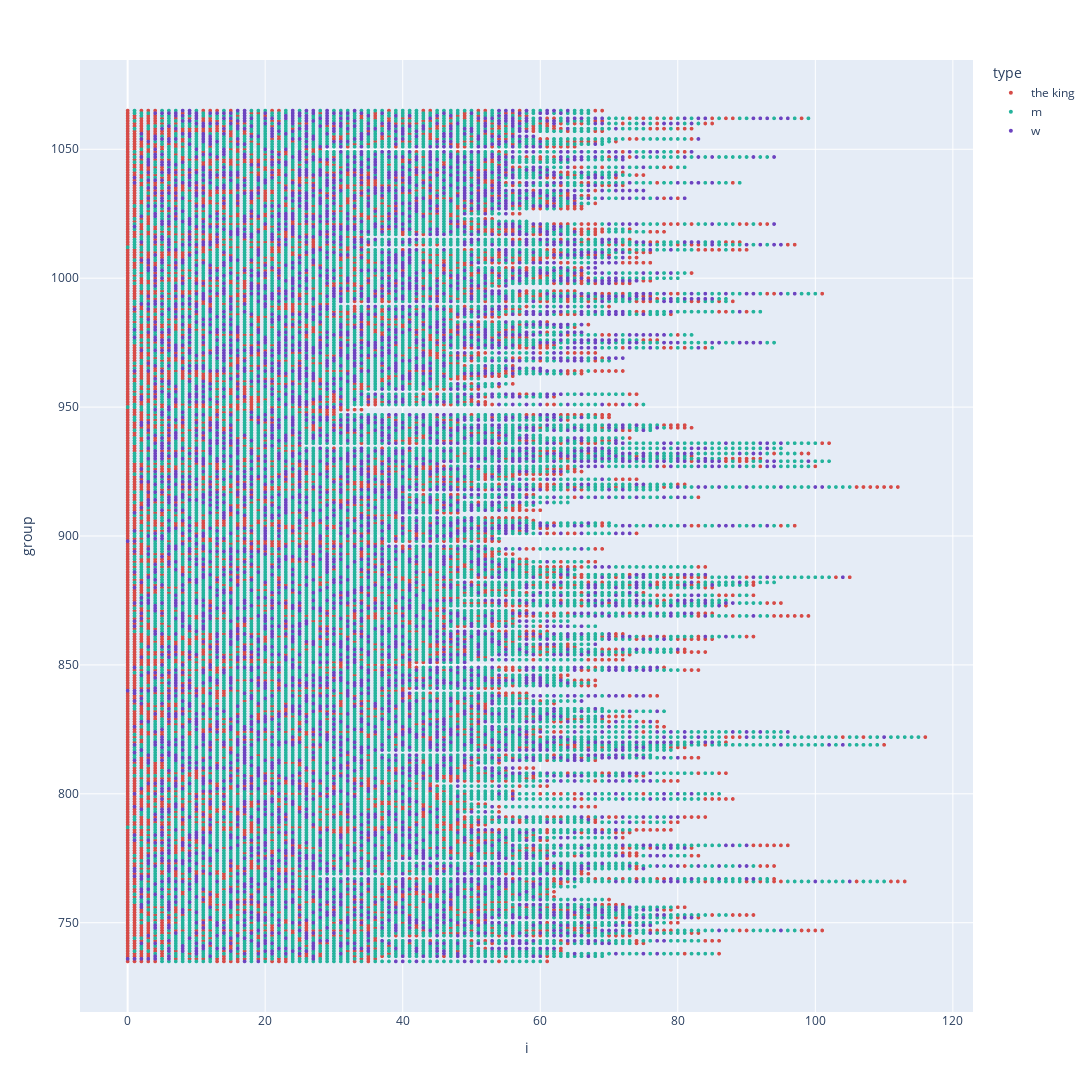

Here is the notebook cell this chart was saved with:
### Markdown cell above
## The same but interactive

### Code cell
import plotly.express as px
#df_sitzung = pd.DataFrame(records)

fig = px.scatter(df_sitzung,
    x="i", y="group",
    color="type",
    hover_data={"sitzung_date": "|%Y-%m-%d %H:00"},
    width=1200, height=2200,
    color_discrete_sequence=["#d64b47", "#24b39c", "#6c43c0"])

# Change marker size
fig.update_traces(marker=dict(size=4), selector=dict(mode='markers'))

fig.show()

### Figure 1 — Plotly figure (JSON) as saved in the notebook; plotly's stock layout.template omitted (floating-point values rounded to 4 significant figures; data arrays with more than 128 entries replaced by an {"elided": "..."} marker saying what was removed)
{"data": [{"customdata": {"elided": "4977x1 str values"}, "hovertemplate": "type=the king<br>i=%{x}<br>group=%{y}<br>sitzung_date=%{customdata[0]|%Y-%m-%d %H:00}<extra></extra>", "legendgroup": "the king", "marker": {"color": "#d64b47", "size": 4, "symbol": "circle"}, "mode": "markers", "name": "the king", "showlegend": true, "type": "scattergl", "x": {"elided": "4977 int values"}, "xaxis": "x", "y": {"elided": "4977 int values"}, "yaxis": "y"}, {"customdata": {"elided": "12099x1 str values"}, "hovertemplate": "type=m<br>i=%{x}<br>group=%{y}<br>sitzung_date=%{customdata[0]|%Y-%m-%d %H:00}<extra></extra>", "legendgroup": "m", "marker": {"color": "#24b39c", "size": 4, "symbol": "circle"}, "mode": "markers", "name": "m", "showlegend": true, "type": "scattergl", "x": {"elided": "12099 int values"}, "xaxis": "x", "y": {"elided": "12099 int values"}, "yaxis": "y"}, {"customdata": {"elided": "5557x1 str values"}, "hovertemplate": "type=w<br>i=%{x}<br>group=%{y}<br>sitzung_date=%{customdata[0]|%Y-%m-%d %H:00}<extra></extra>", "legendgroup": "w", "marker": {"color": "#6c43c0", "size": 4, "symbol": "circle"}, "mode": "markers", "name": "w", "showlegend": true, "type": "scattergl", "x": {"elided": "5557 int values"}, "xaxis": "x", "y": {"elided": "5557 int values"}, "yaxis": "y"}], "layout": {"height": 2200, "legend": {"title": {"text": "type"}, "tracegroupgap": 0}, "margin": {"t": 60}, "width": 1200, "xaxis": {"anchor": "y", "domain": [0, 1], "title": {"text": "i"}}, "yaxis": {"anchor": "x", "domain": [0, 1], "title": {"text": "group"}}}}
